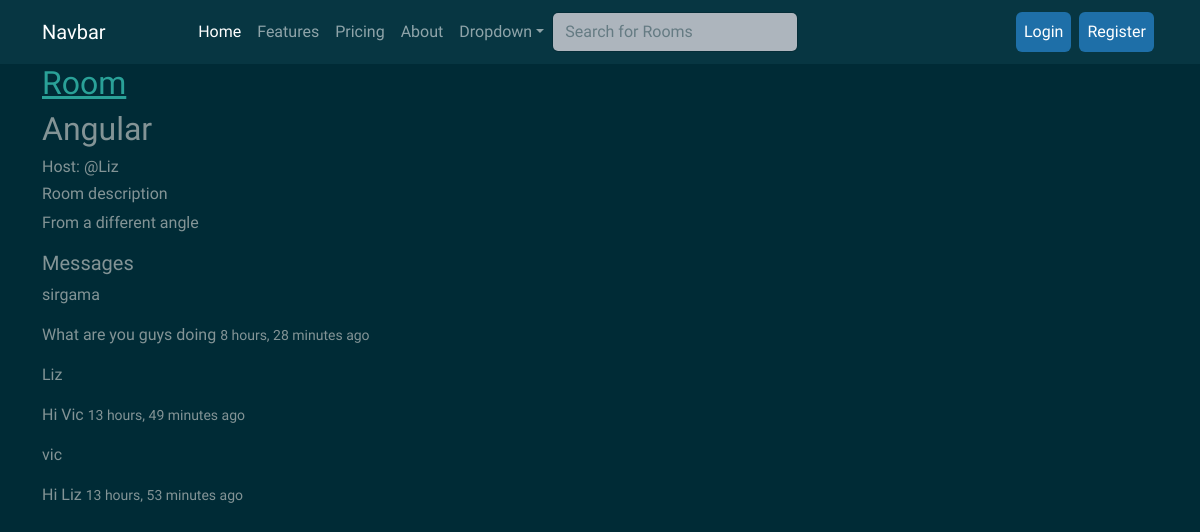
Page /room/3/ on the committed database.
### mainapp/models.py (models this page shows, shortened)
class Room(models.Model):
    host = models.ForeignKey(User,on_delete=models.SET_NULL, null=True)
    topic = models.ForeignKey(Topic, on_delete=models.SET_NULL, null=True)
    name = models.CharField(max_length=100)
    description = models.TextField(null=True, blank=True)
    members = models.ManyToManyField(User, related_name='members', blank=True)
    updated = models.DateTimeField(auto_now=True)
    created = models.DateTimeField(auto_now_add=True)
    class Meta:
        ordering = ['-updated', '-created']

class Message(models.Model):
    user = models.ForeignKey(User, on_delete=models.CASCADE)
    room = models.ForeignKey(Room, on_delete=models.CASCADE)
    body = models.TextField()
    updated = models.DateTimeField(auto_now=True)
    created = models.DateTimeField(auto_now_add=True)

### mainapp/views.py (the view, shortened to what this page needs)
# urls.py: path('room/<str:pk>/', views.room, name='room'),
def room(request, pk):
    room = Room.objects.get(id=pk)
    roomchats = room.message_set.all().order_by('-created')
    context = {
        "room" : room,
        "roomchats":roomchats
    }
    return render(request, 'mainapp/room.html', context)

### mainapp/templates/mainapp/room.html (shortened to what this page needs)
{% extends 'mainapp/base.html' %}
{% load static %}
{% block content %}
{% include 'mainapp/navbar.html' %}
<div class="container">
    <div class="row">
        <div class="col-md-7">
            <a href="{% url 'home' %}"><h2>Room</h2></a>
                <h2>{{room.name}}</h2>
                <h6>Host: @{{room.host.username}}</h6>
                <h6>Room description</h6>
                <p>{{room.description}}</p>
                <h5>Messages</h5>
                    {% for mess in roomchats %}
                        <p>{{mess.user}}    </p>
                        <p>{{mess.body}}  <small>{{mess.created | timesince}} ago</small></p>
                    {% endfor %}
{% endblock %}

### rows in the picture
Room: name "Angular", host.username "Liz", description "From a different angle"
Message: user "sirgama", body "What are you guys doing", created "8 hours, 28 minutes"
Message: user "Liz", body "Hi Vic", created "13 hours, 49 minutes"
Message: user "vic", body "Hi Liz", created "13 hours, 53 minutes"
